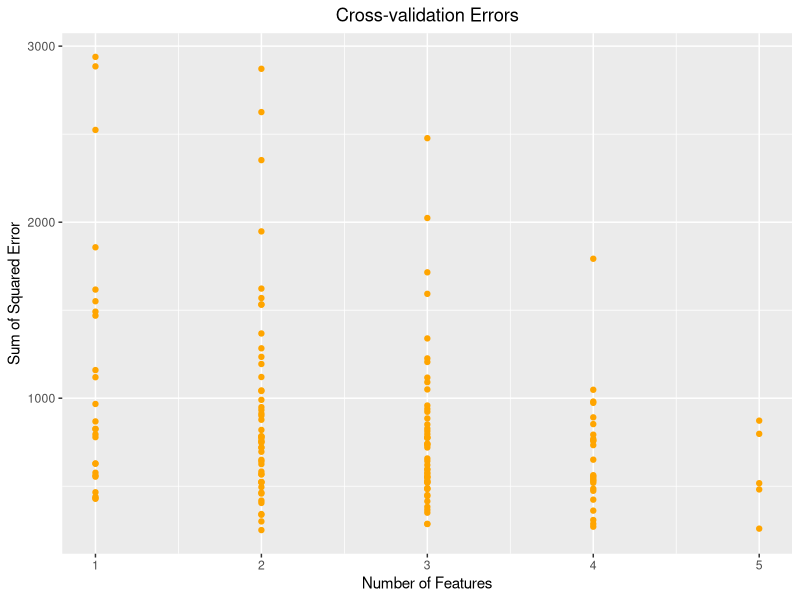

Recreate this plot in R.
library(ggplot2)

best_subset_selection <- function(X, y, folds) {
    n <- nrow(X)
    p <- ncol(X)

    sampled_idx <- sample(1:n, n)
    sets <- cross_validation_sets(n, folds)

    best_features <- list()
    cv_scores <- rep(list(c()), p)

    for (j in 1:p) {
        feature_combinations <- combinations(p, j)
        errors <- c()
        for (feature_idx in 1:nrow(feature_combinations)) {
            features <- feature_combinations[feature_idx, ] == 1
            current_errors <- c()
            for (i in 1:folds) {
                test_validation_idx <- sets[i, 1]:sets[i, 2]
                test_idx <- sampled_idx[test_validation_idx]
                training_idx <- sampled_idx[(1:n)[-test_validation_idx]]

                lmfit <- linear_regression(as.matrix(X[training_idx, features]), y[training_idx],
                                           as.matrix(X[test_idx, features]), y[test_idx])
                current_errors <- c(current_errors, lmfit$SSE)
            }
            errors <- c(errors, mean(current_errors))
            cv_scores[[j]] <- c(cv_scores[[j]], current_errors)
        }
        best_features[[j]] <- list(features=feature_combinations[which.min(errors),],
                                   SSE=min(errors))
    }

    list(bf=best_features, cvs=cv_scores)
}

cross_validation_sets <- function(n, folds) {
    set_size <- as.integer(n / folds)
    remaining <- n - folds * set_size

    idx <- matrix(0, nrow=folds, ncol=2)
    idx[1, 1] <- 1
    idx[1, 2] <- set_size

    for (i in 2:folds) {
        idx[i, 1] <- idx[i - 1, 2] + 1
        idx[i, 2] <- idx[i, 1] + (set_size - 1)

        if (remaining > 0) {
            idx[i, 2] <- idx[i, 2] + 1
            remaining <- remaining - 1
        }
    }

    idx
}

linear_regression <- function(X_train, y_train, X_test, y_test) {
    X_train <- cbind(rep(1, nrow(X_train)), X_train)
    X_test <- cbind(rep(1, nrow(X_test)), X_test)

    coefficients <- solve(t(X_train) %*% X_train) %*% t(X_train) %*% y_train
    coefficients <- as.vector(coefficients)
    fitted_values <- X_test %*% coefficients
    SSE <- sum((y_test - fitted_values)^2)
    list(coefficients=coefficients, fitted_values=fitted_values, SSE=SSE)
}

combinations <- function(n, m) {
    t(apply(combn(1:n, m=m), 2, function(x) replace(rep(0, n), x, 1)))
}

data <- swiss
x <- data[, -1]
y <- data[, 1]
folds <- 5
set.seed(12345)
result <- best_subset_selection(x, y, folds)
best_features <- result$bf
cv_scores <- result$cvs

best_features

best_setting <- best_features[[which.min(sapply(best_features, function(x) x$SSE))]]
colnames(x)[best_setting$features == 1]

lmfit <- linear_regression(as.matrix(x[, best_setting$features == 1]), y,
                           as.matrix(x[, best_setting$features == 1]), y)
lmfit$coefficients

coordinates <- lapply(1:length(cv_scores), function(feature_count) cbind(x=feature_count,
                                                                         y=cv_scores[[feature_count]]))
plot_data <- as.data.frame(do.call(rbind, coordinates))

ggplot(plot_data) +
    ggtitle("Cross-validation Errors") +
    xlab("Number of Features") +
    ylab("Sum of Squared Error") +
    geom_point(aes(x=x, y=y), color="orange") +
    theme(plot.title = element_text(hjust=0.5))
